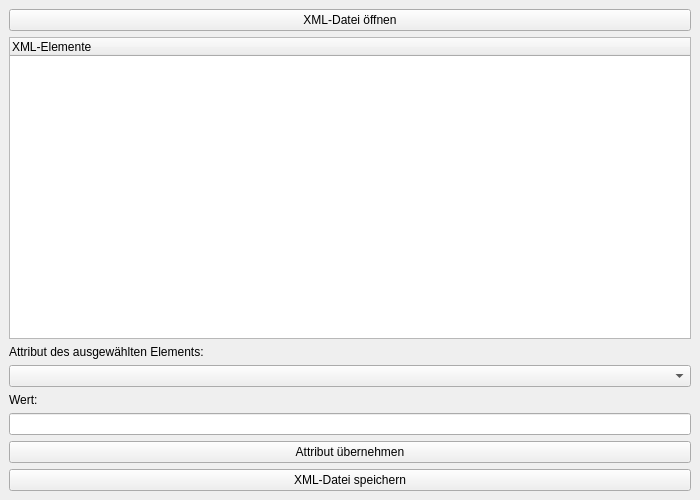
<?xml version="1.0" encoding="UTF-8"?>
<ui version="4.0">
 <class>MainWindow</class>
 <widget class="QMainWindow" name="MainWindow">
  <property name="geometry"><rect><x>0</x><y>0</y><width>700</width><height>500</height></rect></property>
  <property name="windowTitle"><string>XML Viewer</string></property>
  <widget class="QWidget" name="centralwidget">
   <layout class="QVBoxLayout" name="verticalLayout">
    <item><widget class="QPushButton" name="openButton"><property name="text"><string>XML-Datei öffnen</string></property></widget></item>
    <item><widget class="QTreeWidget" name="treeWidget"><column><property name="text"><string>XML-Elemente</string></property></column></widget></item>
    <item><widget class="QLabel" name="attributeLabel"><property name="text"><string>Attribut des ausgewählten Elements:</string></property></widget></item>
    <item><widget class="QComboBox" name="attributeBox"/></item>
    <item><widget class="QLabel" name="valueLabel"><property name="text"><string>Wert:</string></property></widget></item>
    <item><widget class="QLineEdit" name="valueEdit"/></item>
    <item><widget class="QPushButton" name="changeButton"><property name="text"><string>Attribut übernehmen</string></property></widget></item>
    <item><widget class="QPushButton" name="saveButton"><property name="text"><string>XML-Datei speichern</string></property></widget></item>
   </layout>
  </widget>
 </widget>
 <resources/>
 <connections/>
</ui>
